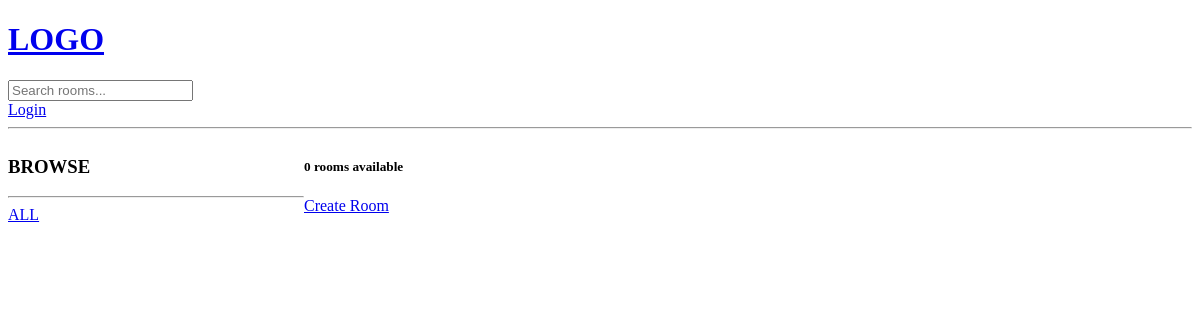
The app's page /, older data.
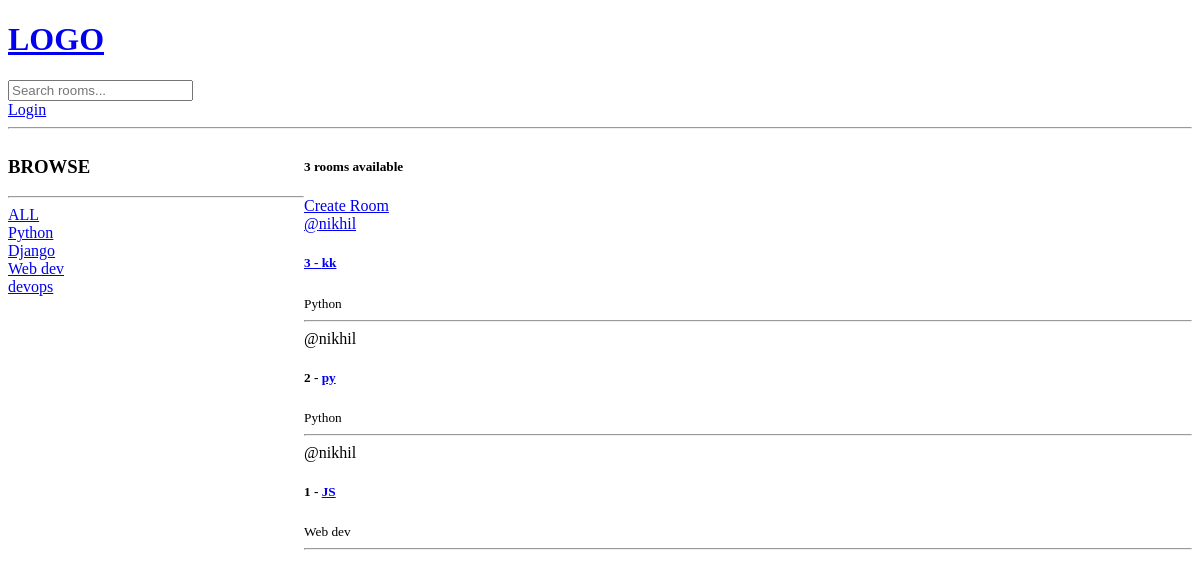
The same page, newer data.
### base/models.py (models this page shows, shortened)
class Topic(models.Model):
    name = models.CharField(max_length = 200)

class Room(models.Model):
    host  = models.ForeignKey(User,on_delete = models.SET_NULL,null = True)
    topic = models.ForeignKey(Topic,on_delete = models.SET_NULL,null = True)
    name = models.CharField(max_length=200)
    description = models.TextField(null = True,blank = True)
    updated =  models.DateTimeField(auto_now = True)
    created = models.DateTimeField(auto_now_add = True)
    class Meta:
        ordering = ['-updated','-created']

### base/views.py (the view)
# urls.py: 2. Add a URL to urlpatterns:  path('', views.home, name='home')
def home(request):
    q = request.GET.get('q') if request.GET.get('q') != None else ''
    rooms = Room.objects.filter(
        Q(topic__name__icontains = q) |
        Q(name__icontains = q)        |
        Q(description__icontains = q)
    )
    topic = Topic.objects.all()
    room_count = rooms.count()
    context = {'room_list': rooms,'topics':topic,'room_count':room_count}
    return render(request,'base/home.html',context)

### base/templates/base/home.html (shortened to what this page needs)
{% extends "main.html" %}
{% block content %}
<div class = "home-container">
    <div>
        <h3> BROWSE</h3>
        <hr>
        <div>
            <a href = "{% url 'home' %}">ALL</a>
        </div>
        {% for topic in topics%}
        <div>
            <a href = "{% url 'home' %}?q={{topic.name}}">{{topic.name}} </a>
        </div>
        {%endfor%}
    </div>
    <div>
        <h5>{{room_count}} rooms available </h5>
        <a href = {% url 'createroom'%}> Create Room
        <div>
            {% for room in room_list%}
            <div>
                <span>@{{room.host.username}}</span>
                <h5>{{room.id}} - <a href = "{% url 'room' room.id%}"> {{room.name}}</a></h5>
                <small>{{room.topic.name}} </small>
                <hr>
            </div>
            {%endfor%}
        </div>
    </div>
</div>
 {% endblock %}

### templates/main.html (shortened to what this page needs)
<!DOCTYPE html>
<html>
    <head>
    </head>
<body>
    {% include 'navbar.html'%}
  {% block content %}
    {% endblock content%}
</body>

### templates/navbar.html
<a href = '/'>
    <h1> LOGO </h1>
    </a>
    <form method = "GET" action = "{% url 'home' %}">
        <input type = "text" name = "q" placeholder = "Search rooms..."/>
    </form>
    {% if request.user.is_authenticated %}
    <a href = "{% url 'logout' %}"> LOGOUT </a>
    {% else %}
    <a href = "{% url 'login' %}">Login </a>
    {% endif %}
<hr>

### base/templates/base/home.html (style rules this page uses)
.home-container { display : grid; grid-template-columns : 1fr 3fr; }

Row changes from the older to the newer data that the page shows:
added Topic: name "Python"
added Topic: name "Django"
added Topic: name "Web dev"
added Topic: name "devops"
added Room: host.username "nikhil", id "3", name "kk", topic.name "Python"
added Room: host.username "nikhil", id "2", name "py", topic.name "Python"
added Room: host.username "nikhil", id "1", name "JS", topic.name "Web dev"
Text that changed along with them:
{{ room_count }}: "0" → "3"
